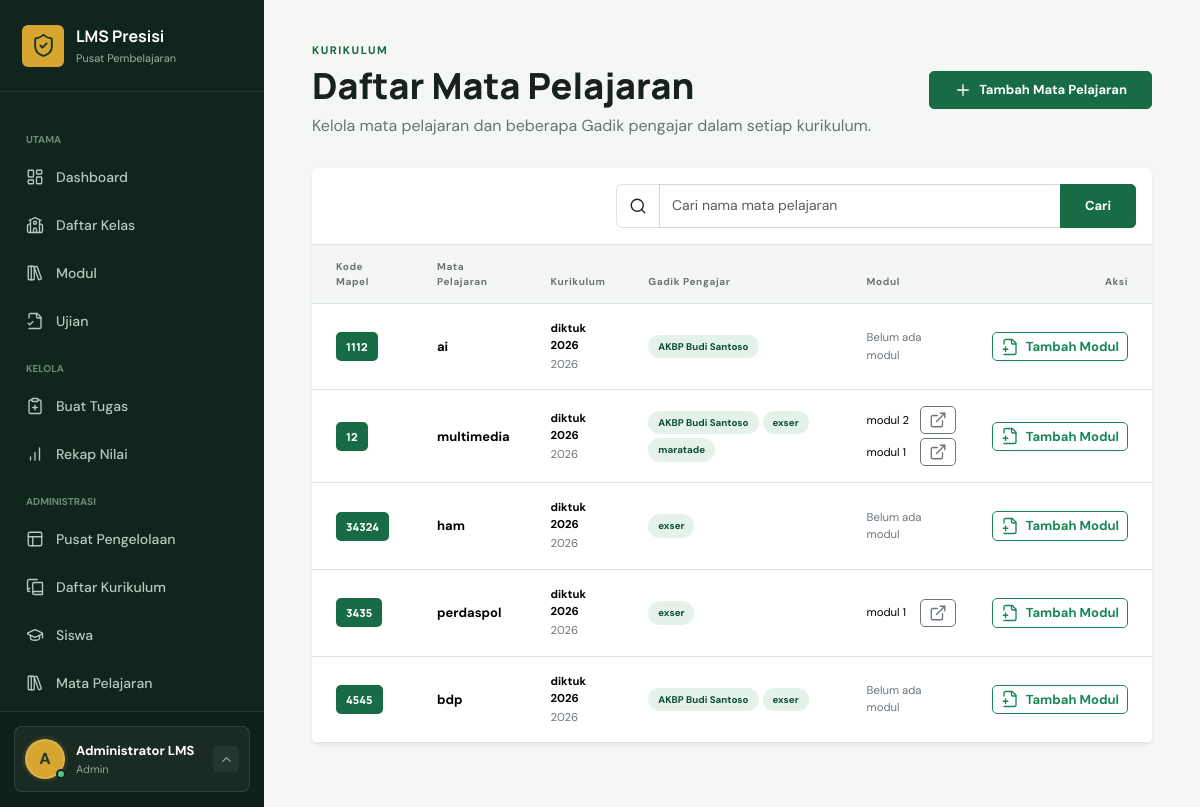
Page /pengelolaan/mata-pelajaran/ (signed in) on the committed database.
### lms/models.py (models this page shows, shortened)
class CustomUser(AbstractUser):
    class Role(models.TextChoices):
        ADMIN = "ADMIN", "Admin"
        GADIK = "GADIK", "Gadik"
        SERDIK = "SERDIK", "Serdik"
    nama_lengkap = models.CharField(max_length=255, blank=True)
    nip_nrp = models.CharField(max_length=30, unique=True, null=True, blank=True)
    tempat_lahir = models.CharField(max_length=100, blank=True)
    tanggal_lahir = models.DateField(null=True, blank=True)
    asal_pengiriman = models.CharField(max_length=150, blank=True)
    alamat = models.TextField(blank=True)
    role = models.CharField(max_length=10, choices=Role.choices, default=Role.SERDIK)
    @property
    def display_name(self):
        return self.nama_lengkap or self.get_full_name() or self.username

class MataPelajaran(models.Model):
    kurikulum = models.ForeignKey(Kurikulum, on_delete=models.CASCADE, related_name="mata_pelajaran")
    kode_mapel = models.CharField(max_length=20)
    nama_mapel = models.CharField(max_length=100)
    gadik_pengajar = models.ManyToManyField(
        CustomUser,
        blank=True,
        limit_choices_to={"role": CustomUser.Role.GADIK},
        related_name="mata_pelajaran_diampu",
    )
    class Meta:
        ordering = ["kode_mapel"]
        constraints = [
            models.UniqueConstraint(fields=["kurikulum", "kode_mapel"], name="unik_kode_mapel_per_kurikulum")
        ]
        verbose_name_plural = "Mata pelajaran"

class Kurikulum(models.Model):
    nama_kurikulum = models.CharField(max_length=150)
    tahun_ajaran = models.CharField(max_length=10)
    is_active = models.BooleanField(default=True)
    class Meta:
        ordering = ["-is_active", "-tahun_ajaran", "nama_kurikulum"]
        verbose_name_plural = "Kurikulum"

class ModulBelajar(models.Model):
    kelas = models.ForeignKey(Kelas, on_delete=models.CASCADE, related_name="modul")
    mapel = models.ForeignKey(MataPelajaran, on_delete=models.PROTECT, related_name="modul")
    gadik = models.ForeignKey(CustomUser, on_delete=models.PROTECT, related_name="modul_dibuat")
    judul = models.CharField(max_length=200)
    deskripsi = models.TextField()
    file_modul = models.FileField(upload_to="modul/%Y/%m/")
    created_at = models.DateTimeField(auto_now_add=True)
    class Meta:
        ordering = ["-created_at"]
        verbose_name_plural = "Modul belajar"

### lms/views.py (the view)
# urls.py: path("pengelolaan/mata-pelajaran/", views.daftar_mata_pelajaran, name="daftar_mata_pelajaran"),
@role_required(CustomUser.Role.ADMIN)
def daftar_mata_pelajaran(request):
    pencarian = request.GET.get("q", "").strip()
    mapel = MataPelajaran.objects.select_related("kurikulum").prefetch_related("gadik_pengajar", "modul")
    if pencarian:
        mapel = mapel.filter(nama_mapel__icontains=pencarian)
    for item in mapel:
        modul_unik = {}
        for modul in item.modul.all():
            modul_unik.setdefault(modul.file_modul.name, modul)
        item.modul_tersedia = list(modul_unik.values())
    return render(request, "lms/daftar_mata_pelajaran.html", {"mapel": mapel, "pencarian": pencarian})

### lms/views.py (called while the page is built)
def role_required(*roles):
    def decorator(view_func):
        @login_required
        @wraps(view_func)
        def wrapped(request, *args, **kwargs):
            if request.user.role not in roles and not request.user.is_superuser:
                raise PermissionDenied
            return view_func(request, *args, **kwargs)
        return wrapped
    return decorator

### templates/lms/daftar_mata_pelajaran.html (shortened to what this page needs)
{% extends 'base.html' %}
{% block content %}
  <header class="page-heading heading-with-action">
    <div>
      <p class="eyebrow">KURIKULUM</p><h1>Daftar Mata Pelajaran</h1><p>Kelola mata pelajaran dan beberapa Gadik pengajar dalam setiap kurikulum.</p>
    </div>
    <a class="btn btn-primary px-4 py-2" href="{% url 'tambah_mata_pelajaran' %}"><i data-lucide="plus"></i>Tambah Mata Pelajaran</a>
  </header>
  <div class="card border-0 shadow-sm overflow-hidden">
    <div class="card-header bg-white border-bottom p-3">
      <form method="get" class="input-group ms-auto" style="max-width: 520px;">
        <span class="input-group-text bg-white"><i data-lucide="search"></i></span>
        <input class="form-control" type="search" name="q" value="{{ pencarian }}" placeholder="Cari nama mata pelajaran" aria-label="Cari nama mata pelajaran" />
        <button class="btn btn-primary px-4" type="submit">Cari</button>
      </form>
    </div>
    <div class="table-responsive">
      <table class="table table-hover align-middle mb-0">
        <thead class="table-light">
          <tr>
            <th class="ps-4">Kode Mapel</th>
            <th class="ps-4">Mata Pelajaran</th>
            <th>Kurikulum</th>
            <th>Gadik Pengajar</th>
            <th>Modul</th>
            <th class="text-end pe-4">Aksi</th>
          </tr>
        </thead>
        <tbody>
          {% for item in mapel %}
            <tr>
              <td class="ps-4">
                <div class="d-flex align-items-center gap-3">
                  <span class="subject-code">{{ item.kode_mapel }}</span>
                </div>
              </td>
              <td class="ps-4">
                <div class="d-flex align-items-center gap-3">
                    <strong>{{ item.nama_mapel }}</strong>
                </div>
              </td>
              <td>
                <strong class="small d-block">{{ item.kurikulum.nama_kurikulum }}</strong><span class="small text-secondary">{{ item.kurikulum.tahun_ajaran }}</span>
              </td>
              <td>
                <div class="d-flex flex-wrap gap-1">
                  {% for gadik in item.gadik_pengajar.all %}
                    <span class="badge teacher-badge rounded-pill">{{ gadik.display_name }}</span>
                  {% empty %}
                    <span class="small text-secondary">Belum ditugaskan</span>
                  {% endfor %}
                </div>
              </td>
              <td>
                <div class="d-grid gap-1">
                  {% for modul in item.modul_tersedia %}
                    <div class="d-flex align-items-center justify-content-between gap-2">
                      <span class="small text-truncate" style="max-width: 160px;" title="{{ modul.judul }}">{{ modul.judul }}</span><a class="btn btn-outline-secondary btn-sm" href="{{ modul.file_modul.url }}" target="_blank" rel="noopener" title="Buka file {{ modul.judul }}"><i data-lucide="external-link"></i><span class="visually-hidden">Buka Modul</span></a>
                    </div>
                  {% empty %}
                    <span class="small text-secondary">Belum ada modul</span>
                  {% endfor %}
                </div>
              </td>
              <td class="text-end pe-4">
                <a class="btn btn-outline-success btn-sm text-nowrap" href="{% url 'tambah_modul_admin' %}?mapel={{ item.pk }}"><i data-lucide="file-plus-2"></i>Tambah Modul</a>
              </td>
            </tr>
          {% endfor %}
        </tbody>
      </table>
    </div>
  </div>
{% endblock %}

### templates/base.html (shortened to what this page needs)
{% load static %}
<!doctype html>
<html lang="id">
<head>
    <link href="https://cdn.jsdelivr.net/npm/bootstrap@5.3.8/dist/css/bootstrap.min.css" rel="stylesheet">
    <link rel="stylesheet" href="{% static 'css/app.css' %}">
</head>
<body>
    <div class="app-shell">
        <aside class="sidebar offcanvas-lg offcanvas-start" tabindex="-1" id="sidebar">
            <div class="sidebar-head">
                <a class="brand" href="{% url 'dashboard' %}">
                    <span class="brand-mark"><i data-lucide="shield-check"></i></span>
                    <span><strong>LMS Presisi</strong><small>Pusat Pembelajaran</small></span>
                </a>
            </div>
            <nav class="sidebar-nav">
                <span class="nav-caption">UTAMA</span>
                <a href="{% url 'dashboard' %}" class="nav-item {% if request.resolver_match.url_name == 'dashboard' %}active{% endif %}">
                    <i data-lucide="layout-dashboard"></i><span>Dashboard</span>
                </a>
                <a href="{% url 'daftar_kelas' %}" class="nav-item {% if 'kelas' in request.path %}active{% endif %}">
                    <i data-lucide="school"></i><span>{% if user.role == 'ADMIN' or user.is_superuser %}Daftar Kelas{% else %}Kelas Saya{% endif %}</span>
                </a>
                <a href="{% url 'daftar_modul' %}" class="nav-item {% if request.resolver_match.url_name == 'daftar_modul' %}active{% endif %}">
                    <i data-lucide="library-big"></i><span>Modul</span>
                </a>
                <a href="{% url 'daftar_ujian' %}" class="nav-item {% if 'ujian' in request.resolver_match.url_name %}active{% endif %}">
                    <i data-lucide="file-check-2"></i><span>Ujian</span>
                </a>
                {% if user.role == 'GADIK' or user.role == 'ADMIN' or user.is_superuser %}
                <span class="nav-caption">KELOLA</span>
                <a href="{% url 'buat_tugas' %}" class="nav-item"><i data-lucide="clipboard-plus"></i><span>Buat Tugas</span></a>
                {% if user.role == 'ADMIN' or user.is_superuser %}<a href="{% url 'daftar_nilai' %}" class="nav-item {% if request.resolver_match.url_name == 'daftar_nilai' %}active{% endif %}"><i data-lucide="chart-no-axes-column-increasing"></i><span>Rekap Nilai</span></a>{% endif %}
                {% endif %}
                {% if user.role == 'ADMIN' or user.is_superuser %}
                <span class="nav-caption">ADMINISTRASI</span>
                <a href="{% url 'pengelolaan_admin' %}" class="nav-item {% if request.resolver_match.url_name == 'pengelolaan_admin' %}active{% endif %}"><i data-lucide="panels-top-left"></i><span>Pusat Pengelolaan</span></a>
                <a href="{% url 'daftar_kurikulum' %}" class="nav-item {% if 'kurikulum' in request.resolver_match.url_name %}active{% endif %}"><i data-lucide="book-copy"></i><span>Daftar Kurikulum</span></a>
                <a href="{% url 'daftar_siswa' %}" class="nav-item {% if 'siswa' in request.resolver_match.url_name %}active{% endif %}"><i data-lucide="graduation-cap"></i><span>Siswa</span></a>
                <a href="{% url 'daftar_mata_pelajaran' %}" class="nav-item"><i data-lucide="library-big"></i><span>Mata Pelajaran</span></a>
                <a href="{% url 'daftar_gadik' %}" class="nav-item"><span>Daftar Gadik</span></a>
                {% endif %}
            </nav>
            <div class="sidebar-user dropup">
                <button class="sidebar-user-trigger" type="button" data-bs-toggle="dropdown" data-bs-display="static" aria-expanded="false" aria-label="Buka menu profil">
                    <span class="account-avatar">
                        <span class="avatar">{{ user.display_name|slice:":1"|upper }}</span>
                        <span class="account-status" aria-hidden="true"></span>
                    </span>
                    <span class="user-copy"><strong>{{ user.display_name }}</strong><small>{{ user.get_role_display }}</small></span>
                    <span class="sidebar-user-chevron"><i data-lucide="chevron-up"></i></span>
                </button>
            </div>
        </aside>
        <main class="main-content">
            <div class="content-wrap">
                {% block content %}{% endblock %}
            </div>
        </main>
    </div>
</body>
</html>

### rows in the picture
CustomUser: display_name "A", display_name "Administrator LMS", role "Admin"
MataPelajaran: kode_mapel "1112", nama_mapel "ai", kurikulum.nama_kurikulum "diktuk 2026", kurikulum.tahun_ajaran "2026"
CustomUser: display_name "AKBP Budi Santoso"
MataPelajaran: kode_mapel "12", nama_mapel "multimedia", kurikulum.nama_kurikulum "diktuk 2026", kurikulum.tahun_ajaran "2026"
CustomUser: display_name "exser"
CustomUser: display_name "maratade"
ModulBelajar: judul "modul 2"
ModulBelajar: judul "modul 1"
MataPelajaran: kode_mapel "34324", nama_mapel "ham", kurikulum.nama_kurikulum "diktuk 2026", kurikulum.tahun_ajaran "2026"
MataPelajaran: kode_mapel "3435", nama_mapel "perdaspol", kurikulum.nama_kurikulum "diktuk 2026", kurikulum.tahun_ajaran "2026"
ModulBelajar: judul "modul 1"
MataPelajaran: kode_mapel "4545", nama_mapel "bdp", kurikulum.nama_kurikulum "diktuk 2026", kurikulum.tahun_ajaran "2026"
